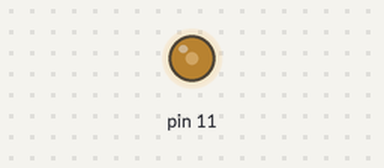
Simulated run of this sketch. Board: Arduino Uno, built with avr-gcc and run on an emulated ATmega328P. On the bench: output pins drawn as LEDs (lit = HIGH).

Above: at 0.1 s.
Timing chart, 0 to 1.6 s (numbered marks = the images above):
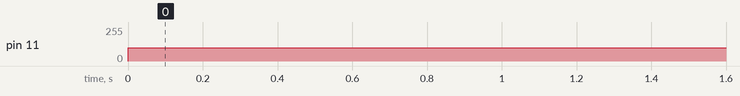

Measured:
- by itself, pin 11: 0/255 → 100/255 at 0.00 s

The sketch:

constant_low.ino
```cpp
void setup() {
  // put your setup code here, to run once:
pinMode(11, OUTPUT);
}

void loop() {
  // put your main code here, to run repeatedly:
analogWrite(11, 100);
      delay(5000);
}
```
